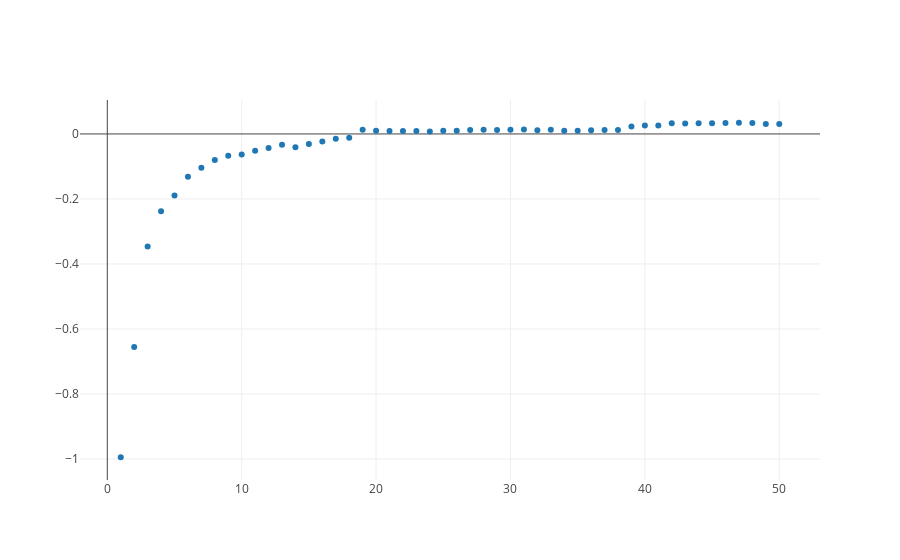

Source (notebook cell):
### Code cell
from graph import trace_values, plot
x_vals = list(range(1, len(rfr_n_trees.estimators_) + 1))
trace = trace_values(x_vals, r2_scores)
plot([trace])
